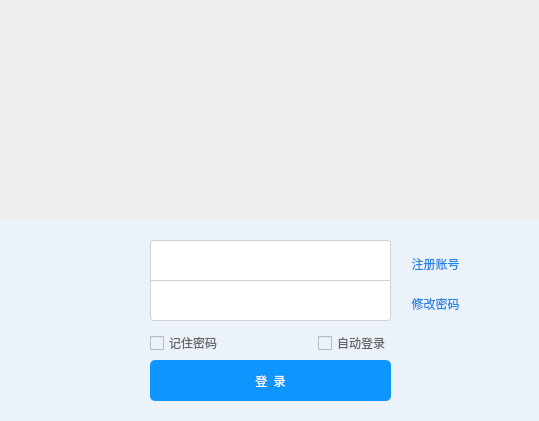
<?xml version="1.0" encoding="UTF-8"?>
<ui version="4.0">
 <class>login</class>
 <widget class="QDialog" name="login">
  <property name="geometry">
   <rect>
    <x>0</x>
    <y>0</y>
    <width>539</width>
    <height>421</height>
   </rect>
  </property>
  <property name="windowTitle">
   <string>Dialog</string>
  </property>
  <property name="styleSheet">
   <string notr="true">*{font-family:Microsoft YaHei;}</string>
  </property>
  <widget class="QWidget" name="widget" native="true">
   <property name="geometry">
    <rect>
     <x>0</x>
     <y>0</y>
     <width>541</width>
     <height>421</height>
    </rect>
   </property>
   <widget class="QWidget" name="loginBar" native="true">
    <property name="geometry">
     <rect>
      <x>0</x>
      <y>0</y>
      <width>541</width>
      <height>221</height>
     </rect>
    </property>
    <property name="styleSheet">
     <string notr="true">QWidget#loginBar{
background-image:url(:/chat.png);
background-repeat:no-repeat;
background-position:center;
background-color:qconicalgradient(cx:0.5, cy:0.5, angle:0, stop:0 rgb(52, 72, 161), stop:0.16 rgb(61, 79, 174), stop:0.225 rgb(7, 118, 209), stop:0.285 rgb(0, 170, 255), stop:0.345 rgb(79, 208, 255), stop:0.415 rgb(152, 237, 255), stop:0.52 rgb(61, 162, 209), stop:0.57 rgb(67, 221, 255), stop:0.635 rgb(65, 195, 255), stop:0.695 rgb(32, 158, 255), stop:0.75 rgb(44, 164, 255), stop:0.815 rgb(7, 118, 208), stop:0.88 rgb(61, 79, 174), stop:0.935 rgb(52, 72, 161), stop:1 rgb(51, 70, 157))
}</string>
    </property>
    <widget class="QPushButton" name="closeButton">
     <property name="geometry">
      <rect>
       <x>505</x>
       <y>10</y>
       <width>15</width>
       <height>15</height>
      </rect>
     </property>
     <property name="minimumSize">
      <size>
       <width>15</width>
       <height>0</height>
      </size>
     </property>
     <property name="styleSheet">
      <string notr="true">QPushButton#closeButton {
    border-radius:3px;
border-image:url(:/search close.png) no-repeat;
}
QPushButton#closeButton:hover
{
    background-color:rgb(255, 0, 0)
}</string>
     </property>
     <property name="text">
      <string/>
     </property>
    </widget>
    <widget class="QPushButton" name="minButton">
     <property name="geometry">
      <rect>
       <x>466</x>
       <y>10</y>
       <width>20</width>
       <height>20</height>
      </rect>
     </property>
     <property name="styleSheet">
      <string notr="true">QPushButton#minButton {
    border-radius:3px;
border-image:url(:/min.png) no-repeat;
}</string>
     </property>
     <property name="text">
      <string/>
     </property>
    </widget>
   </widget>
   <widget class="QWidget" name="loginFunction" native="true">
    <property name="geometry">
     <rect>
      <x>0</x>
      <y>220</y>
      <width>541</width>
      <height>201</height>
     </rect>
    </property>
    <property name="styleSheet">
     <string notr="true">QCheckBox
{
    color:rgb(101 , 101 , 101);
}
QPushButton
{
    color:rgb(38 , 133 , 227);
    background-color:transparent;
	border:none;
}
QPushButton:hover
{
    color:rgb(97 , 179 , 246);
}

QPushButton:pressed
{
    color:rgb(0 , 109 , 176);
}

QWidget {
	background-color:rgb(235, 242, 249);
}
</string>
    </property>
    <widget class="QPushButton" name="loginButton">
     <property name="geometry">
      <rect>
       <x>150</x>
       <y>140</y>
       <width>241</width>
       <height>41</height>
      </rect>
     </property>
     <property name="styleSheet">
      <string notr="true">/*登陆按钮*/

QPushButton#loginButton
{
    color:white;
    background-color:rgb(14 , 150 , 254);
    border-radius:5px;
}

QPushButton#loginButton:hover
{
    color:white;
    background-color:rgb(44 , 137 , 255);
}

QPushButton#loginButton:pressed
{
    color:white;
    background-color:rgb(14 , 135 , 228);
    padding-left:3px;
    padding-top:3px;
}</string>
     </property>
     <property name="text">
      <string>登  录</string>
     </property>
    </widget>
    <widget class="QComboBox" name="comboBox">
     <property name="geometry">
      <rect>
       <x>150</x>
       <y>20</y>
       <width>241</width>
       <height>41</height>
      </rect>
     </property>
     <property name="styleSheet">
      <string notr="true">/*下拉列表框*/
QComboBox
{
    background:white;
    padding-left:5px ;
    border-top-left-radius:3px;
    border-top-right-radius:3px;
    border: 1px solid rgb(209 , 209 , 209);
}
QComboBox:hover
{
    border: 1px solid rgb(21 , 131 , 221);
}
QComboBox QAbstractItemView::item
{
    height:40px;
}
QComboBox::down-arrow
{
    border-image:url(:/down arrow.png)
}
QComboBox::down-arrow:hover
{
    border-image:url(:/down arrow.png)
}
QComboBox::down-arrow:on
{
    border-image:url(:/up arrow.png)
}
QComboBox::drop-down
{
    width:20px;
    background:transparent;
    padding-right:5px;
}</string>
     </property>
    </widget>
    <widget class="QLineEdit" name="passwordEdit">
     <property name="geometry">
      <rect>
       <x>150</x>
       <y>60</y>
       <width>241</width>
       <height>41</height>
      </rect>
     </property>
     <property name="styleSheet">
      <string notr="true">/*密码框*/
QLineEdit#passwordEdit
{
    background:white;
    padding-left:5px ;
    padding-top:1px ;
    border-bottom-left-radius:3px;
    border-bottom-right-radius:3px;
    border: 1px solid rgb(209 , 209 , 209);
    border-top:transparent;
}
QLineEdit#passwordEdit:hover
{
    padding-top:0px ;
    border: 1px solid rgb(21 , 131 , 221);
}

</string>
     </property>
     <property name="text">
      <string/>
     </property>
    </widget>
    <widget class="QPushButton" name="pButtonKeyboard">
     <property name="geometry">
      <rect>
       <x>365</x>
       <y>70</y>
       <width>22</width>
       <height>22</height>
      </rect>
     </property>
     <property name="styleSheet">
      <string notr="true">/*密码框中的小键盘按钮*/
QPushButton#pButtonKeyboard
{
    border-image:url(:/Login_Keyborad.png) 0 20 0 20 ;
background-color:white;
}
</string>
     </property>
     <property name="text">
      <string/>
     </property>
    </widget>
    <widget class="QPushButton" name="registerLabel">
     <property name="geometry">
      <rect>
       <x>400</x>
       <y>30</y>
       <width>71</width>
       <height>28</height>
      </rect>
     </property>
     <property name="styleSheet">
      <string notr="true"/>
     </property>
     <property name="text">
      <string>注册账号</string>
     </property>
    </widget>
    <widget class="QPushButton" name="modifyLabel">
     <property name="geometry">
      <rect>
       <x>400</x>
       <y>70</y>
       <width>71</width>
       <height>28</height>
      </rect>
     </property>
     <property name="text">
      <string>修改密码</string>
     </property>
    </widget>
    <widget class="QWidget" name="layoutWidget">
     <property name="geometry">
      <rect>
       <x>150</x>
       <y>110</y>
       <width>241</width>
       <height>26</height>
      </rect>
     </property>
     <layout class="QHBoxLayout" name="horizontalLayout">
      <item>
       <widget class="QCheckBox" name="rememberPassword">
        <property name="text">
         <string>记住密码</string>
        </property>
       </widget>
      </item>
      <item>
       <spacer name="horizontalSpacer">
        <property name="orientation">
         <enum>Qt::Horizontal</enum>
        </property>
        <property name="sizeHint" stdset="0">
         <size>
          <width>40</width>
          <height>20</height>
         </size>
        </property>
       </spacer>
      </item>
      <item>
       <widget class="QCheckBox" name="autoLogin">
        <property name="text">
         <string>自动登录</string>
        </property>
       </widget>
      </item>
     </layout>
    </widget>
    <zorder>layoutWidget</zorder>
    <zorder>passwordEdit</zorder>
    <zorder>loginButton</zorder>
    <zorder>pButtonKeyboard</zorder>
    <zorder>comboBox</zorder>
    <zorder>registerLabel</zorder>
    <zorder>modifyLabel</zorder>
   </widget>
  </widget>
 </widget>
 <resources/>
 <connections/>
</ui>
